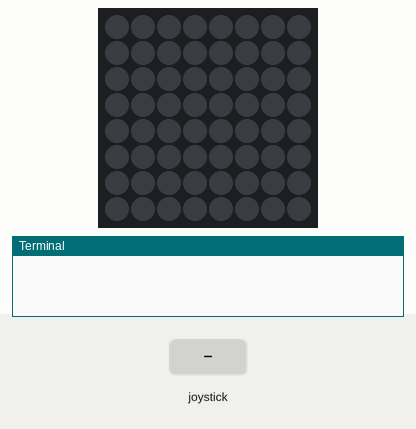
Bench run of a program on a simulated Raspberry Pi (BCM pin numbers) with a Sense HAT. Parts: the Sense HAT's 8×8 RGB LED matrix, the last lines printed to the terminal. The test bench sets the inputs (shaded band).

Above: at 1.2 s.
1.3 s: joystick pushed up
At 1.8 s:
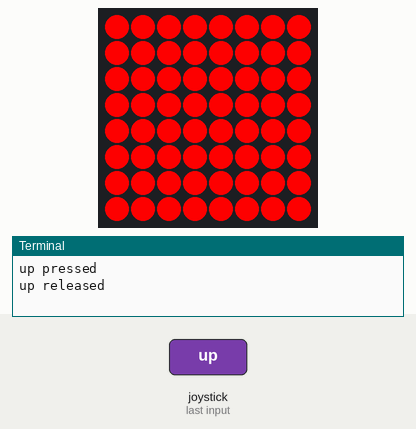
2.8 s: joystick pushed down
At 4.0 s:
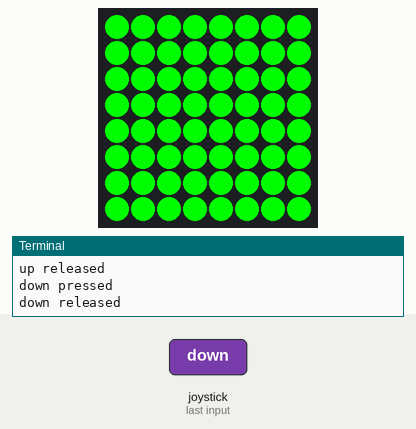
4.3 s: joystick pushed left
At 5.3 s:
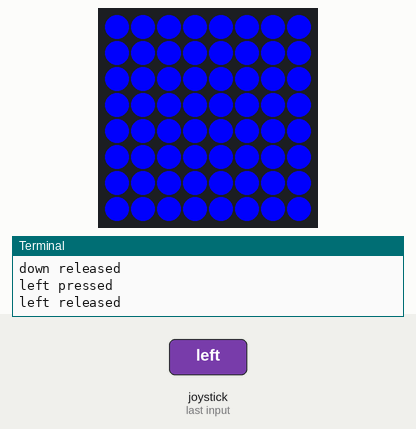
5.8 s: joystick pushed right
At 6.4 s:
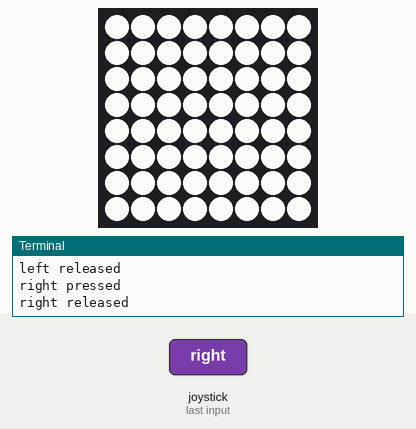
Timing chart, 0 to 8.3 s (numbered marks = the images above; inputs shaded):
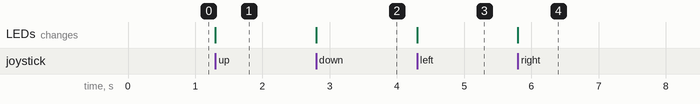

The program:

brukeJoystick.py
```python
import time
from sense_hat import SenseHat

sense = SenseHat()

gronn = (0,255,0)
raud = (255,0,0)
blaa = (0,0,255)

try:
    while True:
        for event in sense.stick.get_events():
            print(event.direction, event.action)
            if event.direction == "up":
                sense.clear(raud)
            elif event.direction == "down":
                sense.clear(gronn)
            elif event.direction == "left":
                sense.clear(blaa)
            elif event.direction == "right":
                sense.clear((255,255,255))
            elif event.direction == "middle":
                sense.clear()
            else:
                print("Ventar på input frå joystick..")
except KeyboardInterrupt:
    print("Programmet avsluttar.")
    sense.clear()
```

Measured:
- after the input at 1.3 s, the LEDs: change at once (image 1)
- after the input at 2.8 s, the LEDs: change at once (image 2)
- after the input at 4.3 s, the LEDs: change at once (image 3)
- after the input at 5.8 s, the LEDs: change at once (image 4)
